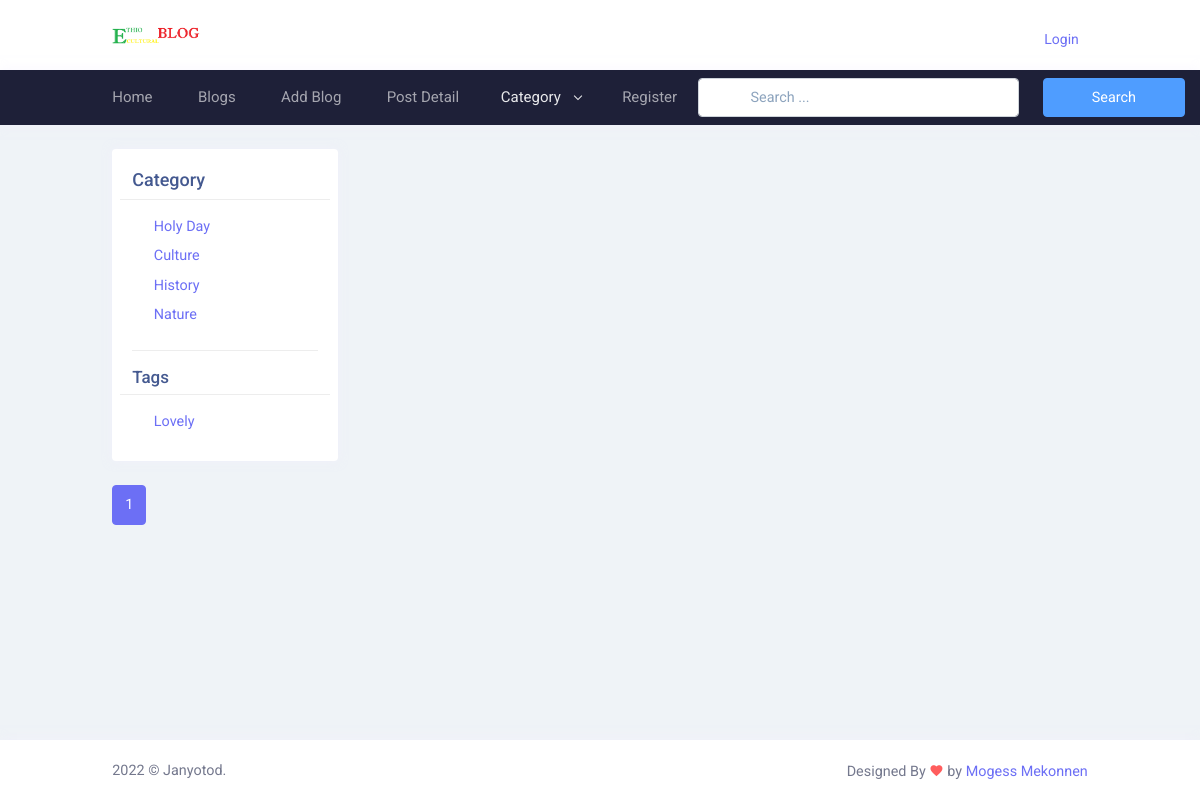
The page /category_blogs/culture/ on the database as committed earlier.
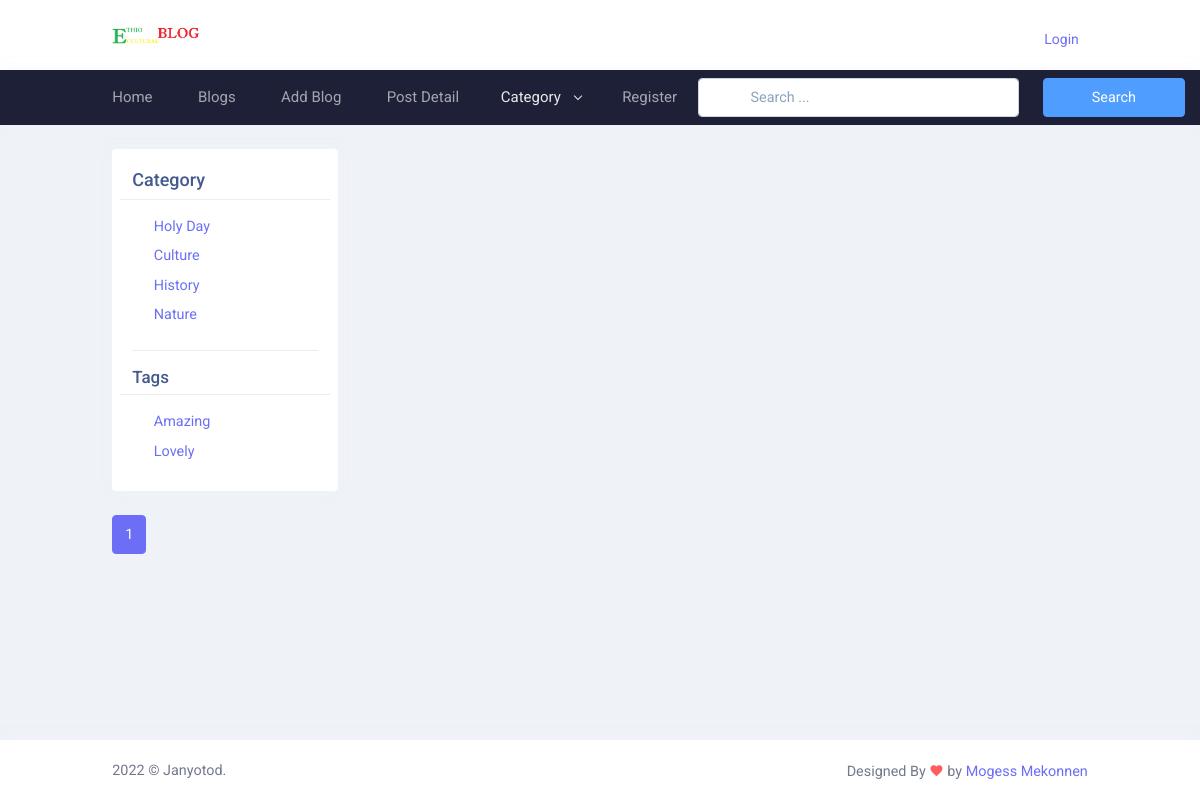
The same page on the database as committed later.
### blog/models.py (models this page shows, shortened)
class Category(models.Model):
    title = models.CharField(max_length=150, unique=True)
    slug = models.SlugField(null=True, blank=True)
    create_date = models.DateField(auto_now_add=True)

class  Tag(models.Model):
    title = models.CharField(max_length=150)
    slug = models.SlugField(null=True, blank=True)
    create_date = models.DateField(auto_now_add=True)

### blog/views.py (the view)
# urls.py: path('category_blogs/<str:slug>/', category_blogs, name='category_blogs'),
def category_blogs(request, slug):
    category = get_object_or_404(Category, slug=slug)
    queryset = category.Category_blogs.all()
    tags = Tag.objects.order_by('-create_date')[:5]
    page = request.GET.get('page', 1)
    paginator = Paginator(queryset, 2)
    all_blogs = Blog.objects.order_by('-created_date')[:5]
    try:
        blogs = paginator.page(page)
    except EmptyPage:
        blogs = paginator.page(1)
    except PageNotAnInteger:
         blogs = paginator.page(1)
    context = {
        "blogs": blogs,
        "tags": tags,
        "all_blogs":all_blogs
    }
    return render(request, 'category_blogs.html', context)

### blog/context_processors.py (called while the page is built)
def get_all_category(request):
    categories = Category.objects.all()
    context = {
        "Categories": categories
    }
    return context

### templates/category_blogs.html (shortened to what this page needs)
{% extends 'base.html'%}
{% load static %}
{% block content %}
<div class="main-content">
  <div class="page-content">
    <div class="container-fluid">
      <div class="row">
          {% include 'right_sidebar.html' %}
          <div class="col-12" style="text-align: center">
            {% include 'pagination.html' %}
          </div>
        </div>
        {% endblock content %}

### templates/right_sidebar.html
<div class="col-xl-3 col-sm-6" style="width: 250px">
  <div class="card">
    <div class="card-body">
      <div class="row">
        <h4 class="form-label h5">Category</h4>
        <hr />
        {% for category in Categories %}
        <div class="d-flex flex-wrap gap-3">
          <div class="form-check mb-2">
            <a href="{% url 'category_blogs' category.slug %}"
              >{{category.title}}</a
            >
          </div>
        </div>
        {% endfor %}
      </div>
      <hr />
      <div class="row">
        <h4 class="card-title">Tags</h4>
        <hr />
        {% for tag in tags %}
        <div class="d-flex flex-wrap gap-3">
          <div class="form-check mb-2">
            <a href="{% url 'tag_blogs' tag.slug %}">{{tag.title}}</a>
          </div>
        </div>
        {% endfor %}
      </div>
    </div>
  </div>
</div>

Rows that differ between the two databases and show on the page:
added Tag: title "Amazing"
